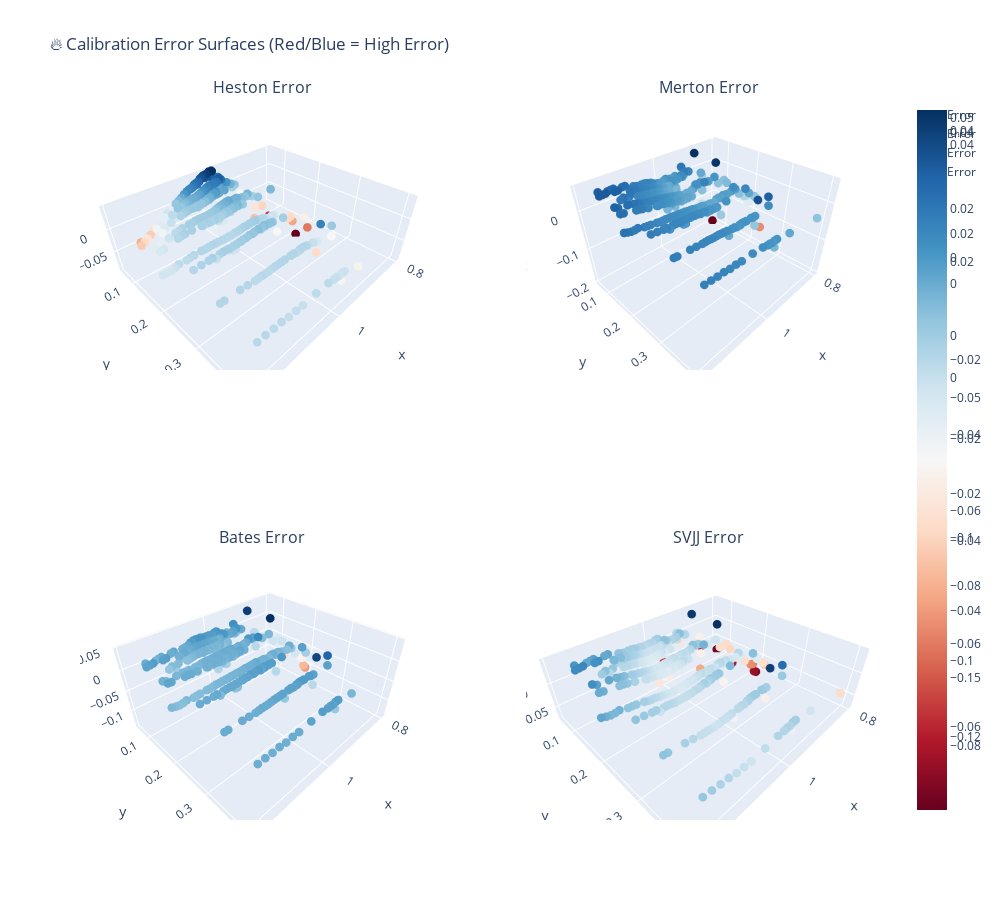

Notebook cell for this chart:
### Code cell
# =============================================================================
# 3. Error Surface Visualization (Model - Market)
# =============================================================================
fig = make_subplots(
    rows=2, cols=2,
    specs=[[{'type': 'scatter3d'}, {'type': 'scatter3d'}], [{'type': 'scatter3d'}, {'type': 'scatter3d'}]],
    subplot_titles=['Heston Error', 'Merton Error', 'Bates Error', 'SVJJ Error']
)

error_runs = [
    (iv_heston, 1, 1),
    (iv_merton, 1, 2),
    (iv_bates, 2, 1),
    (iv_svjj, 2, 2)
]

for iv_data, r, c in error_runs:
    error = iv_data - df_surface['iv'].values
    fig.add_trace(go.Scatter3d(
        x=df_surface['moneyness'], y=df_surface['T'], z=error,
        mode='markers', marker=dict(size=3, color=error, colorscale='RdBu', showscale=True),
        name='Error'
    ), row=r, col=c)

fig.update_layout(title='🔥 Calibration Error Surfaces (Red/Blue = High Error)', height=900, width=1000)
fig.show()

### Figure 1 — Plotly figure (JSON) as saved in the notebook; plotly's stock layout.template omitted (floating-point values rounded to 4 significant figures; data arrays with more than 128 entries replaced by an {"elided": "..."} marker saying what was removed)
{"data": [{"marker": {"color": {"elided": "433 float values"}, "colorscale": [[0, "rgb(103,0,31)"], [0.1, "rgb(178,24,43)"], [0.2, "rgb(214,96,77)"], [0.3, "rgb(244,165,130)"], [0.4, "rgb(253,219,199)"], [0.5, "rgb(247,247,247)"], [0.6, "rgb(209,229,240)"], [0.7, "rgb(146,197,222)"], [0.8, "rgb(67,147,195)"], [0.9, "rgb(33,102,172)"], [1, "rgb(5,48,97)"]], "showscale": true, "size": 3}, "mode": "markers", "name": "Error", "scene": "scene", "type": "scatter3d", "x": {"elided": "433 float values"}, "y": {"elided": "433 float values"}, "z": {"elided": "433 float values"}}, {"marker": {"color": {"elided": "433 float values"}, "colorscale": [[0, "rgb(103,0,31)"], [0.1, "rgb(178,24,43)"], [0.2, "rgb(214,96,77)"], [0.3, "rgb(244,165,130)"], [0.4, "rgb(253,219,199)"], [0.5, "rgb(247,247,247)"], [0.6, "rgb(209,229,240)"], [0.7, "rgb(146,197,222)"], [0.8, "rgb(67,147,195)"], [0.9, "rgb(33,102,172)"], [1, "rgb(5,48,97)"]], "showscale": true, "size": 3}, "mode": "markers", "name": "Error", "scene": "scene2", "type": "scatter3d", "x": {"elided": "433 float values"}, "y": {"elided": "433 float values"}, "z": {"elided": "433 float values"}}, {"marker": {"color": {"elided": "433 float values"}, "colorscale": [[0, "rgb(103,0,31)"], [0.1, "rgb(178,24,43)"], [0.2, "rgb(214,96,77)"], [0.3, "rgb(244,165,130)"], [0.4, "rgb(253,219,199)"], [0.5, "rgb(247,247,247)"], [0.6, "rgb(209,229,240)"], [0.7, "rgb(146,197,222)"], [0.8, "rgb(67,147,195)"], [0.9, "rgb(33,102,172)"], [1, "rgb(5,48,97)"]], "showscale": true, "size": 3}, "mode": "markers", "name": "Error", "scene": "scene3", "type": "scatter3d", "x": {"elided": "433 float values"}, "y": {"elided": "433 float values"}, "z": {"elided": "433 float values"}}, {"marker": {"color": {"elided": "433 float values"}, "colorscale": [[0, "rgb(103,0,31)"], [0.1, "rgb(178,24,43)"], [0.2, "rgb(214,96,77)"], [0.3, "rgb(244,165,130)"], [0.4, "rgb(253,219,199)"], [0.5, "rgb(247,247,247)"], [0.6, "rgb(209,229,240)"], [0.7, "rgb(146,197,222)"], [0.8, "rgb(67,147,195)"], [0.9, "rgb(33,102,172)"], [1, "rgb(5,48,97)"]], "showscale": true, "size": 3}, "mode": "markers", "name": "Error", "scene": "scene4", "type": "scatter3d", "x": {"elided": "433 float values"}, "y": {"elided": "433 float values"}, "z": {"elided": "433 float values"}}], "layout": {"annotations": [{"font": {"size": 16}, "showarrow": false, "text": "Heston Error", "x": 0.225, "xanchor": "center", "xref": "paper", "y": 1, "yanchor": "bottom", "yref": "paper"}, {"font": {"size": 16}, "showarrow": false, "text": "Merton Error", "x": 0.775, "xanchor": "center", "xref": "paper", "y": 1, "yanchor": "bottom", "yref": "paper"}, {"font": {"size": 16}, "showarrow": false, "text": "Bates Error", "x": 0.225, "xanchor": "center", "xref": "paper", "y": 0.375, "yanchor": "bottom", "yref": "paper"}, {"font": {"size": 16}, "showarrow": false, "text": "SVJJ Error", "x": 0.775, "xanchor": "center", "xref": "paper", "y": 0.375, "yanchor": "bottom", "yref": "paper"}], "height": 900, "scene": {"domain": {"x": [0, 0.45], "y": [0.625, 1]}}, "scene2": {"domain": {"x": [0.55, 1], "y": [0.625, 1]}}, "scene3": {"domain": {"x": [0, 0.45], "y": [0, 0.375]}}, "scene4": {"domain": {"x": [0.55, 1], "y": [0, 0.375]}}, "title": {"text": "🔥 Calibration Error Surfaces (Red/Blue = High Error)"}, "width": 1000}}
